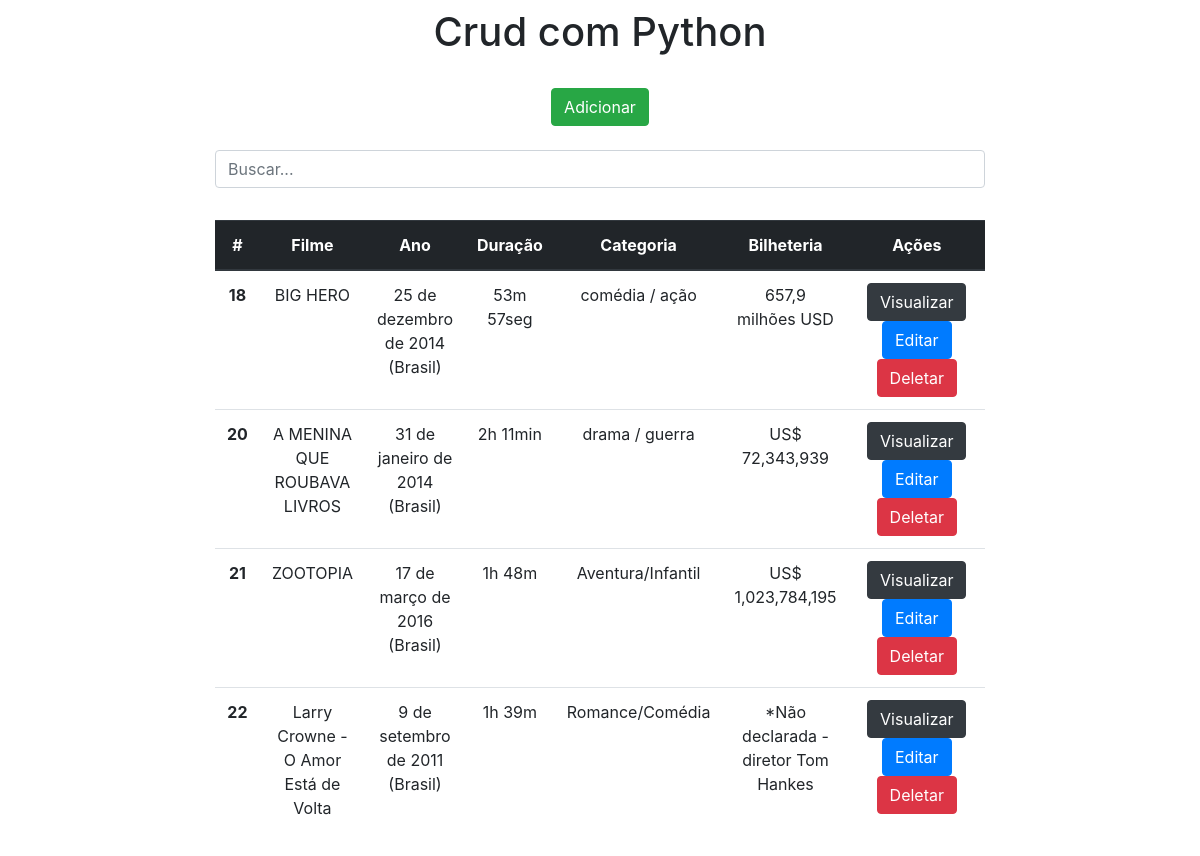
The page / on the database its author committed.
### movie_registration_app/models.py (models this page shows)
class Filmes(models.Model):
    filme = models.CharField(max_length=150)
    ano = models.CharField(max_length=150)
    duracao = models.CharField(max_length=150)
    categoria = models.CharField(max_length=150)
    bilheteria = models.CharField(max_length=100)

### movie_registration_app/views.py (the view)
# urls.py: 2. Add a URL to urlpatterns:  path('', views.home, name='home')
def home(request):
    data = {}
    search=request.GET.get('search')
    if search:
        data['db'] = Filmes.objects.filter(filme__icontains=search)
    else:
        data['db'] = Filmes.objects.all()
    return render(request, 'index.html', data)

### movie_registration_app/templates/index.html (shortened to what this page needs)
<!DOCTYPE html>
<html lang="pt-br">
<head>
    <link rel="stylesheet" href="https://stackpath.bootstrapcdn.com/bootstrap/4.1.3/css/bootstrap.min.css"
>
</head>
<body>
<div class="col-8 m-auto pt-2 pb-2 text-center">
    <h1>Crud com Python</h1>
</div>
<div class="col-8 m-auto pt-3 pb-2 text-center">
    <a href="/form" class="btn btn-success">Adicionar</a>
</div>
<div class="col-8 m-auto pt-3 pb-2 text-center">
   <form method="get">
        <input type="text" id="search" name="search" class="form-control" placeholder="Buscar...">
   </form>
</div>
<div class="col-8 m-auto pt-4 pb-2 text-center">
    <table class="table">
        <thead class="thead-dark">
        <tr>
            <th scope="col">#</th>
            <th scope="col">Filme</th>
            <th scope="col">Ano</th>
            <th scope="col">Duração</th>
            <th scope="col">Categoria</th>
            <th scope="col">Bilheteria</th>
            <th scope="col" width="2000">Ações</th>
        </tr>
        </thead>
        <tbody>
        {% for dbs in db %}
        <tr>
            <th>{{dbs.id}}</th>
            <td>{{dbs.filme}}</td>
            <td>{{dbs.ano}}</td>
            <td>{{dbs.duracao}}</td>
            <td>{{dbs.categoria}}</td>
            <td>{{dbs.bilheteria}}</td>
            <td>
                <a href="/view/{{dbs.id}}/" class="btn btn-dark">Visualizar</a>
                <a href="/edit/{{dbs.id}}/" class="btn btn-primary">Editar</a>
                <a href="/delete/{{dbs.id}}/" class="btn btn-danger btnDel">Deletar</a>
            </td>
        </tr>
        {% endfor %}
        </tbody>
    </table>
</div>
{% load static %}
</body>
</html>

### rows shown on the page
Filmes: id "18", filme "BIG HERO", ano "25 de dezembro de 2014 (Brasil)", duracao "53m 57seg", categoria "comédia / ação", bilheteria "657,9 milhões USD"
Filmes: id "20", filme "A MENINA QUE ROUBAVA LIVROS", ano "31 de janeiro de 2014 (Brasil)", duracao "2h 11min", categoria "drama / guerra", bilheteria "US$ 72,343,939"
Filmes: id "21", filme "ZOOTOPIA", ano "17 de março de 2016 (Brasil)", duracao "1h 48m", categoria "Aventura/Infantil", bilheteria "US$ 1,023,784,195"
Filmes: id "22", filme "Larry Crowne - O Amor Está de Volta", ano "9 de setembro de 2011 (Brasil)", duracao "1h 39m", categoria "Romance/Comédia", bilheteria "*Não declarada - diretor Tom Hankes"
